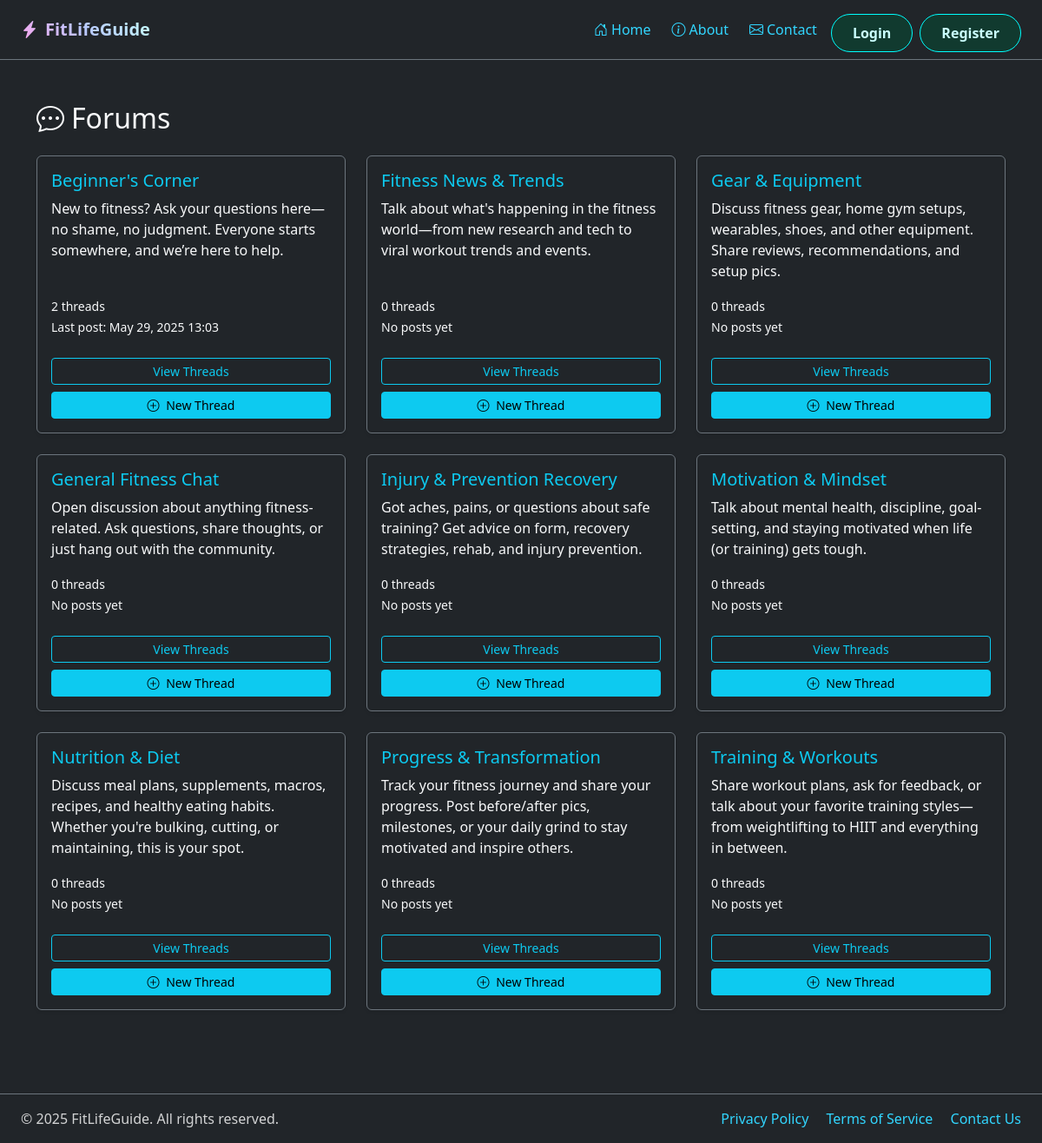
The app's page /forum/ with its own data.
### community/models.py (models this page shows, shortened)
class Forum(models.Model):
    name = models.CharField(max_length=100, unique=True)
    description = models.TextField(blank=True)
    slug = models.SlugField(unique=True, blank=True)
    class Meta:
        verbose_name_plural = "Forums"
        ordering = ['name']

class Thread(models.Model):
    forum = models.ForeignKey(Forum, on_delete=models.CASCADE, related_name='threads')
    title = models.CharField(max_length=200)
    slug = models.SlugField(unique=True, blank=True)
    author = models.ForeignKey(User, on_delete=models.CASCADE, related_name='threads')
    content = models.TextField(default='')
    created_at = models.DateTimeField(auto_now_add=True)
    likes = models.ManyToManyField(User, related_name='thread_likes', blank=True)
    class Meta:
        ordering = ['-created_at']

### community/views.py (the view)
# urls.py: path('forum/', views.forum_list, name='forum_list'),
def forum_list(request):
    forums = Forum.objects.all()
    return render(request, 'community/forum_list.html', {'forums': forums})

### community/templates/community/forum_list.html (shortened to what this page needs)
{% extends 'mainpage/base.html' %}
{% load static %}
{% block content %}
<div class="container my-5 text-light">
  <h2 class="mb-4"><i class="bi bi-chat-dots me-2"></i>Forums</h2>
  {% if forums %}
  <div class="row">
    {% for forum in forums %}
    <div class="col-md-6 col-lg-4 mb-4">
      <div class="card bg-dark border-secondary h-100 shadow-sm forum-card">
        <div class="card-body d-flex flex-column">
          <h5 class="card-title text-info">{{ forum.name }}</h5>
          <p class="card-text text-light mb-3">
            {{ forum.description|default:"No description available." }}
          </p>
          <p class="card-text mt-auto">
            <small class="text-light">{{ forum.threads.count }} thread{{ forum.threads.count|pluralize }}</small><br>
            {% if forum.threads.last %}
              <small class="text-light">Last post: {{ forum.threads.last.created_at|date:"M d, Y H:i" }}</small>
            {% else %}
              <small class="text-light">No posts yet</small>
            {% endif %}
          </p>
          <a href="{% url 'forum_threads' forum.slug %}" class="btn btn-outline-info btn-sm mt-2">
            View Threads
          </a>
          <a href="{% url 'thread_create' forum.slug %}" class="btn btn-info btn-sm mt-2">
            <i class="bi bi-plus-circle me-1"></i> New Thread
          </a>
        </div>
      </div>
    </div>
    {% endfor %}
  </div>
  {% else %}
  <p class="text-light">No forums available yet.</p>
  {% endif %}
</div>
{% endblock %}

### mainpage/templates/mainpage/base.html (shortened to what this page needs)
{% load static %}
<!DOCTYPE html>
<html lang="en">
<head>
    <link href="https://cdn.jsdelivr.net/npm/bootstrap@5.3.3/dist/css/bootstrap.min.css" rel="stylesheet">
    <link href="https://cdn.jsdelivr.net/npm/bootstrap-icons@1.10.5/font/bootstrap-icons.css" rel="stylesheet">
    <link rel="stylesheet" href="{% static 'mainpage/styles.css' %}">
</head>
<body class="bg-dark text-light d-flex flex-column min-vh-100">
    <nav class="navbar navbar-expand-lg navbar-dark bg-dark sticky-top border-bottom border-secondary">
        <div class="container-fluid px-4">
            <a class="navbar-brand grad fw-bold" href="{% url 'home' %}">
                <i class="bi bi-lightning-charge-fill me-2"></i>FitLifeGuide
            </a>
            <div class="collapse navbar-collapse" id="navbarNav">
                <ul class="navbar-nav ms-auto align-items-center gap-2">
                    <li class="nav-item {% if not user.is_authenticated %}text-center{% endif %}">
                        <a class="nav-link text-cyan d-inline-block" href="{% url 'home' %}">
                            <i class="bi bi-house-door me-1"></i>Home
                        </a>
                    </li>
                    {% if user.is_authenticated %}
                    <li class="nav-item d-lg-inline-block text-center">
                        <a class="nav-link text-cyan d-inline-block" href="{% url 'forum_list' %}">
                            <i class="bi bi-chat-dots me-1"></i>Forum
                        </a>
                    </li>
                    <li class="nav-item d-lg-inline-block text-center">
                        <a class="nav-link text-cyan d-inline-block" href="{% url 'posts' %}">
                            <i class="bi bi-pencil-square me-1"></i>Post
                        </a>
                    </li>
                    <li class="nav-item d-lg-inline-block text-center">
                        <a class="nav-link text-cyan d-inline-block" href="{% url 'videos' %}">
                            <i class="bi bi-play-circle me-1"></i>Videos
                        </a>
                    </li>
                    <!-- <li class="nav-item d-lg-inline-block text-center">
                        <a class="nav-link text-cyan d-inline-block" href="{% url 'home' %}">
                            <i class="bi bi-shop me-1"></i>Store
                        </a>
                    </li> -->
                    <div class="d-lg-none w-100 text-center">
                        <div class="border-top border-secondary my-3 mx-auto" style="width: 80%;"></div>
                        <li class="nav-item">
                            <form action="{% url 'logout' %}" method="post" class="m-0">
                                {% csrf_token %}
                                <button type="submit" class="btn btn-danger btn-sm" style="width: 150px;">
                                    <i class="bi bi-box-arrow-right me-1"></i>Logout
                                </button>
                            </form>
                        </li>
                    </div>
                    {% else %}
                    <li class="nav-item text-center">
                        <a class="nav-link text-cyan d-inline-block" href="{% url 'about' %}">
                            <i class="bi bi-info-circle me-1"></i>About
                        </a>
                    </li>
                    <li class="nav-item text-center">
                        <a class="nav-link text-cyan d-inline-block" href="{% url 'contact' %}">
                            <i class="bi bi-envelope me-1"></i>Contact
                        </a>
                    </li>
                    <li class="nav-item text-center mt-2">
                        <a class="btn btn-cyan rounded-5 px-4" href="{% url 'login' %}">Login</a>
                    </li>
                    <li class="nav-item text-center mt-2">
                        <a class="btn btn-cyan rounded-5 px-4" href="{% url 'register' %}">Register</a>
                    </li>
                    {% endif %}
                </ul>
            </div>
        </div>
    </nav>
    <div class="container-fluid flex-grow-1 px-4 pb-4">
        <div class="row">
            <div class="{% if user.is_authenticated %}col-lg-9 col-md-8{% else %}col-12{% endif %}">
                {% block content %}{% endblock %}
            </div>
        </div>
    </div>
    <footer class="mt-auto py-3 bg-dark border-top border-secondary">
        <div class="container-fluid px-4">
            <div class="row align-items-center">
                <div class="col-md-6 text-center text-md-start">
                    <span class="text-light-emphasis">&copy; {% now "Y" %} FitLifeGuide. All rights reserved.</span>
                </div>
                <div class="col-md-6 text-center text-md-end mt-3 mt-md-0">
                    <a href="#" class="text-cyan text-decoration-none me-3 hover-bright">Privacy Policy</a>
                    <a href="#" class="text-cyan text-decoration-none me-3 hover-bright">Terms of Service</a>
                    <a href="#" class="text-cyan text-decoration-none hover-bright">Contact Us</a>
                </div>
            </div>
        </div>
    </footer>
</body>
</html>

### mainpage/static/mainpage/styles.css (style rules this page uses)
.grad { background: -webkit-linear-gradient(45deg,#fda3ea,#b8c9ff,#c6fffa); background-clip: text; -webkit-text-fill-color: transparent; }
.btn-cyan { color: rgb(202, 255, 255); font-weight: bold; background-color: #06493593; border-radius: 5px; border: 1px solid cyan; cursor: pointer; padding: 9px 25px; }
.text-cyan { color:#32d6ff; }

### mainpage/templates/mainpage/base.html (style rules this page uses)
.text-light-emphasis { color: rgba(255, 255, 255, 0.8) !important; }

### records on screen
Forum: name "Beginner's Corner", description "New to fitness? Ask your questions here—no shame, no judgment. Everyone starts somewhere, and we’re here to help.", threads.count "2", threads.last.created_at "May 29, 2025 13:03"
Forum: name "Fitness News & Trends", description "Talk about what's happening in the fitness world—from new research and tech to viral workout trends and events.", threads.count "0", shows "No posts yet"
Forum: name "Gear & Equipment", description "Discuss fitness gear, home gym setups, wearables, shoes, and other equipment. Share reviews, recommendations, and setup pics.", threads.count "0", shows "No posts yet"
Forum: name "General Fitness Chat", description "Open discussion about anything fitness-related. Ask questions, share thoughts, or just hang out with the community.", threads.count "0", shows "No posts yet"
Forum: name "Injury & Prevention Recovery", description "Got aches, pains, or questions about safe training? Get advice on form, recovery strategies, rehab, and injury prevention.", threads.count "0", shows "No posts yet"
Forum: name "Motivation & Mindset", description "Talk about mental health, discipline, goal-setting, and staying motivated when life (or training) gets tough.", threads.count "0", shows "No posts yet"
Forum: name "Nutrition & Diet", description "Discuss meal plans, supplements, macros, recipes, and healthy eating habits. Whether you're bulking, cutting, or maintaining, this is your spot.", threads.count "0", shows "No posts yet"
Forum: name "Progress & Transformation", description "Track your fitness journey and share your progress. Post before/after pics, milestones, or your daily grind to stay motivated and inspire others.", threads.count "0", shows "No posts yet"
Forum: name "Training & Workouts", description "Share workout plans, ask for feedback, or talk about your favorite training styles—from weightlifting to HIIT and everything in between.", threads.count "0", shows "No posts yet"
